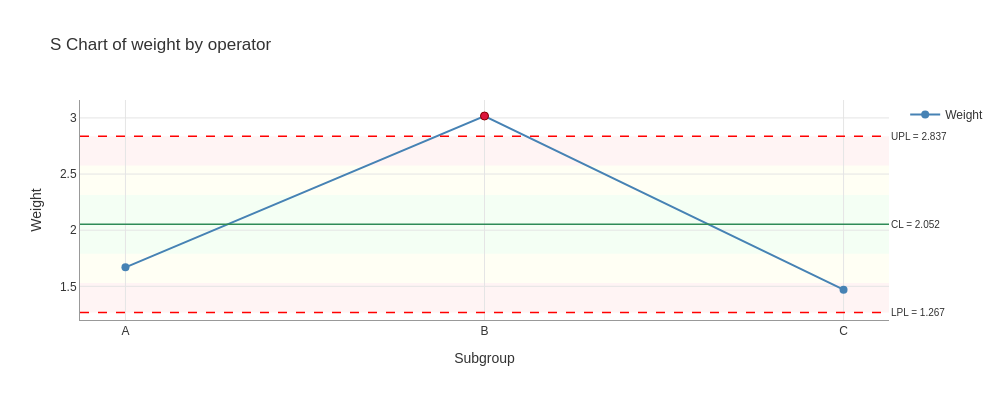

The code cell stored with this chart in its notebook:
### Markdown cell above
## Visualize S Chart

### Code cell
fig = result.plot(
    chart='Sbar',
    show_zones=True,
    highlight_signals=True
)
fig.show()

### Figure 1 — Plotly figure (JSON) as saved in the notebook; plotly's stock layout.template omitted (floating-point values rounded to 4 significant figures)
{"data": [{"hovertemplate": "%{x}<br>%{y:.3f}<extra></extra>", "line": {"color": "steelblue", "width": 2.0}, "marker": {"color": "steelblue", "size": 8}, "mode": "lines+markers", "name": "Weight", "type": "scatter", "x": ["A", "B", "C"], "y": [1.669, 3.017, 1.47]}, {"hovertemplate": "Out of Control<br>%{x}<br>%{y:.3f}<extra></extra>", "marker": {"color": "#DC143C", "line": {"color": "#8B0000", "width": 1.0}, "size": 8, "symbol": "circle"}, "mode": "markers", "name": "Out of Control", "showlegend": false, "type": "scatter", "x": ["B"], "y": [3.017]}], "layout": {"annotations": [{"font": {"size": 10}, "showarrow": false, "text": "UPL = 2.837", "x": 1, "xanchor": "left", "xref": "x domain", "y": 2.837, "yanchor": "middle", "yref": "y"}, {"font": {"size": 10}, "showarrow": false, "text": "LPL = 1.267", "x": 1, "xanchor": "left", "xref": "x domain", "y": 1.267, "yanchor": "middle", "yref": "y"}, {"font": {"size": 10}, "showarrow": false, "text": "CL = 2.052", "x": 1, "xanchor": "left", "xref": "x domain", "y": 2.052, "yanchor": "middle", "yref": "y"}], "font": {"color": "#333333", "family": "Arial, sans-serif", "size": 12}, "height": 400, "hovermode": "x unified", "paper_bgcolor": "white", "plot_bgcolor": "white", "shapes": [{"fillcolor": "#B3FFB3", "layer": "below", "line": {"width": 0}, "opacity": 0.15, "type": "rect", "x0": 0, "x1": 1, "xref": "x domain", "y0": 1.79, "y1": 2.314, "yref": "y"}, {"fillcolor": "#FFFFB3", "layer": "below", "line": {"width": 0}, "opacity": 0.15, "type": "rect", "x0": 0, "x1": 1, "xref": "x domain", "y0": 2.314, "y1": 2.575, "yref": "y"}, {"fillcolor": "#FFFFB3", "layer": "below", "line": {"width": 0}, "opacity": 0.15, "type": "rect", "x0": 0, "x1": 1, "xref": "x domain", "y0": 1.529, "y1": 1.79, "yref": "y"}, {"fillcolor": "#FFB3B3", "layer": "below", "line": {"width": 0}, "opacity": 0.15, "type": "rect", "x0": 0, "x1": 1, "xref": "x domain", "y0": 2.575, "y1": 2.837, "yref": "y"}, {"fillcolor": "#FFB3B3", "layer": "below", "line": {"width": 0}, "opacity": 0.15, "type": "rect", "x0": 0, "x1": 1, "xref": "x domain", "y0": 1.267, "y1": 1.529, "yref": "y"}, {"line": {"color": "red", "dash": "dash", "width": 1.5}, "type": "line", "x0": 0, "x1": 1, "xref": "x domain", "y0": 2.837, "y1": 2.837, "yref": "y"}, {"line": {"color": "red", "dash": "dash", "width": 1.5}, "type": "line", "x0": 0, "x1": 1, "xref": "x domain", "y0": 1.267, "y1": 1.267, "yref": "y"}, {"line": {"color": "#2E8B57", "width": 1.5}, "type": "line", "x0": 0, "x1": 1, "xref": "x domain", "y0": 2.052, "y1": 2.052, "yref": "y"}], "showlegend": true, "title": {"text": "S Chart of weight by operator"}, "width": 1000, "xaxis": {"gridcolor": "#E5E5E5", "gridwidth": 1.0, "linecolor": "#999999", "linewidth": 1.0, "showgrid": true, "title": {"text": "Subgroup"}}, "yaxis": {"gridcolor": "#E5E5E5", "gridwidth": 1.0, "linecolor": "#999999", "linewidth": 1.0, "showgrid": true, "title": {"text": "Weight"}}}}
